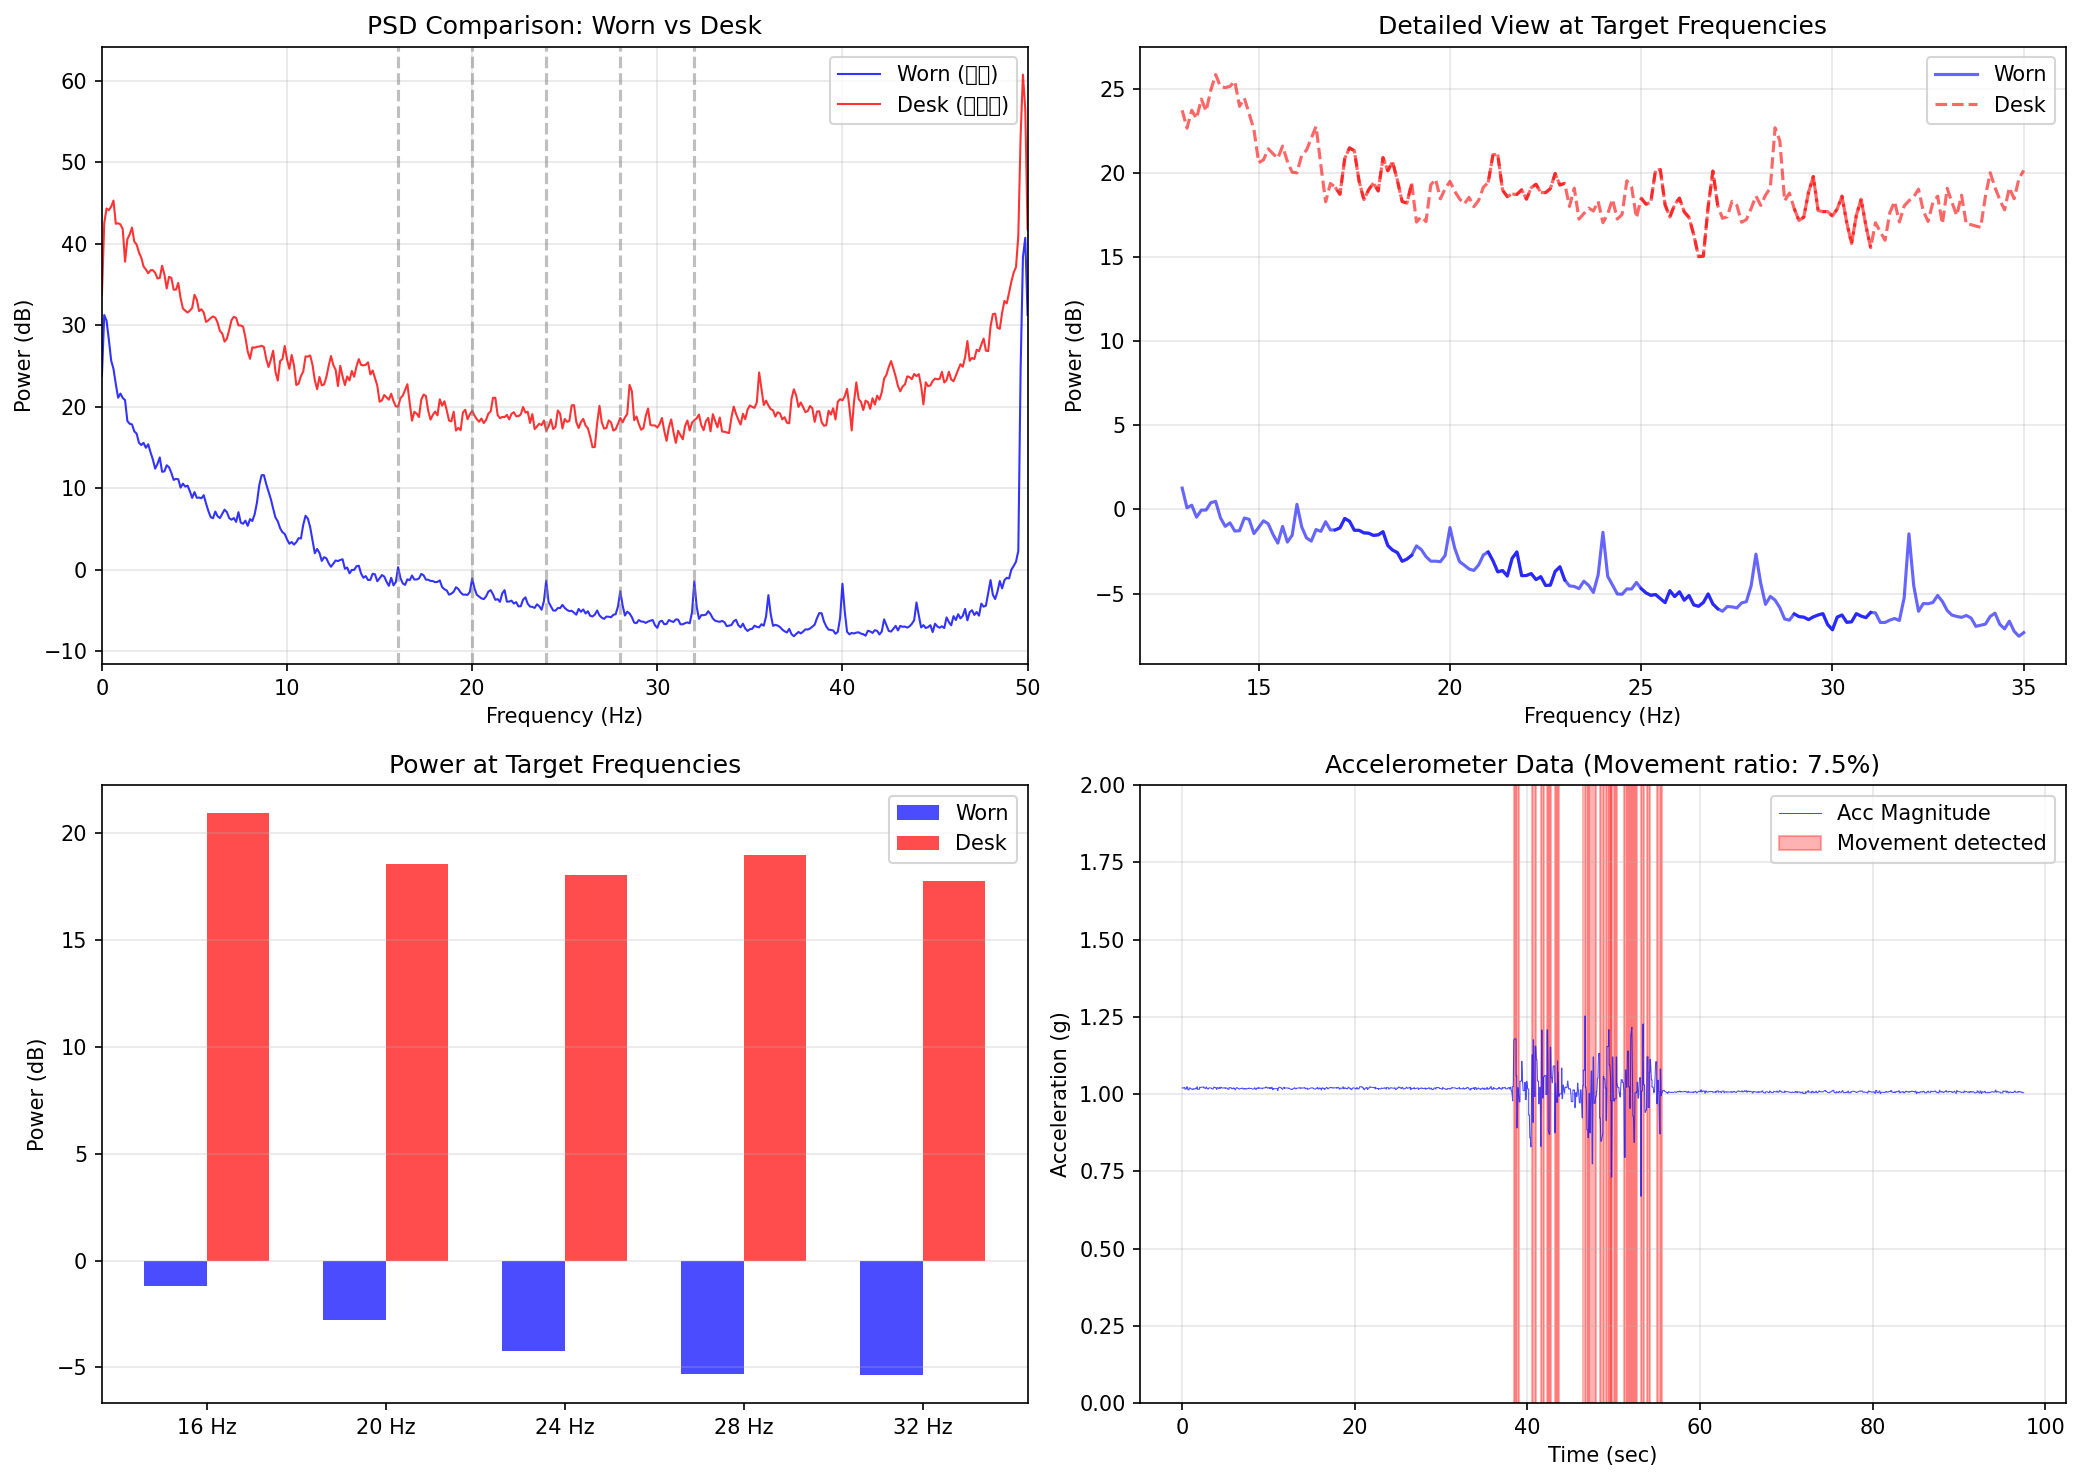

The Python source for this figure:
"""
Desk vs Worn Comparison Analysis

ヘッドバンドを机に置いた状態（非装着）と装着時のデータを比較し、
16, 20, 24, 28, 32 Hz のピークが機器由来かを判定

もし机置き状態でも同じピークが現れれば → 機器由来のアーチファクト
もし机置き状態では消失すれば → 脳波由来または接触関連
"""

import sys
sys.path.insert(0, '/home/tsu-nera/repo/satoru')

import numpy as np
import pandas as pd
import matplotlib.pyplot as plt
from pathlib import Path
from scipy.signal import welch
import warnings

warnings.filterwarnings('ignore')

from lib.loaders.mind_monitor import load_mind_monitor_csv
from lib.sensors.eeg import prepare_mne_raw, calculate_psd

# 出力ディレクトリ
OUTPUT_DIR = Path('/home/tsu-nera/repo/satoru/analysis/2025-12-08')
OUTPUT_DIR.mkdir(parents=True, exist_ok=True)

# データパス
WORN_DATA_PATH = '/home/tsu-nera/repo/satoru/data/mindMonitor_2025-12-08--07-38-33_3000223989795832513.csv'
DESK_DATA_PATH = '/home/tsu-nera/repo/satoru/data/mindMonitor_2025-12-08--08-30-18_8915321799368696312.csv'

# 対象ピーク周波数
TARGET_PEAKS = [16, 20, 24, 28, 32]


def load_desk_data(csv_path):
    """
    机置きデータを読み込む（HeadBandOnフィルタなし）
    """
    df = pd.read_csv(csv_path, low_memory=False)
    df['TimeStamp'] = pd.to_datetime(df['TimeStamp'])
    df['Time_sec'] = (df['TimeStamp'] - df['TimeStamp'].iloc[0]).dt.total_seconds()

    # 机置きなので HeadBandOn=0 のはず、フィルタなしで全データ使用
    return df


def prepare_raw_no_filter(df, sfreq=256.0):
    """
    フィルタなしでMNE RawArrayを作成（機器ノイズを保持）
    """
    import mne

    raw_cols = [c for c in df.columns if c.startswith('RAW_')]
    if not raw_cols:
        return None

    numeric = df[raw_cols].apply(pd.to_numeric, errors='coerce')
    numeric = numeric.interpolate(method='linear').ffill().bfill()

    ch_names = list(numeric.columns)
    ch_types = ['eeg'] * len(ch_names)
    info = mne.create_info(ch_names=ch_names, sfreq=sfreq, ch_types=ch_types)

    data = numeric.to_numpy().T * 1e-6
    raw = mne.io.RawArray(data, info, copy='auto', verbose=False)

    return raw


def analyze_accelerometer(df):
    """
    加速度センサーで持ち上げイベントを検出
    """
    acc_cols = ['Accelerometer_X', 'Accelerometer_Y', 'Accelerometer_Z']
    if not all(c in df.columns for c in acc_cols):
        return None

    acc_data = df[acc_cols].apply(pd.to_numeric, errors='coerce')

    # 加速度の大きさ
    acc_magnitude = np.sqrt(
        acc_data['Accelerometer_X']**2 +
        acc_data['Accelerometer_Y']**2 +
        acc_data['Accelerometer_Z']**2
    )

    # 静止時（机置き）は約1g、動きがあると変動
    acc_std_rolling = acc_magnitude.rolling(window=50).std()

    # 動きの閾値
    movement_threshold = 0.05
    is_moving = acc_std_rolling > movement_threshold

    return {
        'time': df['Time_sec'].values,
        'magnitude': acc_magnitude.values,
        'is_moving': is_moving.values,
        'movement_ratio': is_moving.sum() / len(is_moving) if len(is_moving) > 0 else 0
    }


def compare_psd_at_frequencies(psd_worn, psd_desk, target_freqs, tolerance=1.0):
    """
    装着時と机置き時のPSDを比較
    """
    results = []

    for target_freq in target_freqs:
        # 装着時
        mask_worn = np.abs(psd_worn['freqs'] - target_freq) < tolerance
        if mask_worn.any():
            worn_power = np.mean(psd_worn['psds'][:, mask_worn])
            worn_power_db = 10 * np.log10(worn_power + 1e-10)
        else:
            worn_power_db = np.nan

        # 机置き時
        mask_desk = np.abs(psd_desk['freqs'] - target_freq) < tolerance
        if mask_desk.any():
            desk_power = np.mean(psd_desk['psds'][:, mask_desk])
            desk_power_db = 10 * np.log10(desk_power + 1e-10)
        else:
            desk_power_db = np.nan

        # 差分
        power_diff = worn_power_db - desk_power_db if not (np.isnan(worn_power_db) or np.isnan(desk_power_db)) else np.nan

        results.append({
            'frequency': target_freq,
            'worn_power_db': worn_power_db,
            'desk_power_db': desk_power_db,
            'power_diff_db': power_diff,
        })

    return results


def plot_comparison(psd_worn, psd_desk, acc_data, target_freqs, output_path):
    """比較プロットを生成"""
    fig, axes = plt.subplots(2, 2, figsize=(14, 10))

    # 1. PSD比較（全体）
    ax1 = axes[0, 0]
    freqs_worn = psd_worn['freqs']
    psd_avg_worn = np.mean(psd_worn['psds'], axis=0)
    psd_db_worn = 10 * np.log10(psd_avg_worn + 1e-10)

    freqs_desk = psd_desk['freqs']
    psd_avg_desk = np.mean(psd_desk['psds'], axis=0)
    psd_db_desk = 10 * np.log10(psd_avg_desk + 1e-10)

    ax1.plot(freqs_worn, psd_db_worn, 'b-', linewidth=1, label='Worn (装着)', alpha=0.8)
    ax1.plot(freqs_desk, psd_db_desk, 'r-', linewidth=1, label='Desk (机置き)', alpha=0.8)

    for freq in target_freqs:
        ax1.axvline(freq, color='gray', linestyle='--', alpha=0.5)

    ax1.set_xlabel('Frequency (Hz)')
    ax1.set_ylabel('Power (dB)')
    ax1.set_title('PSD Comparison: Worn vs Desk')
    ax1.set_xlim(0, 50)
    ax1.legend()
    ax1.grid(True, alpha=0.3)

    # 2. ターゲット周波数付近の詳細比較
    ax2 = axes[0, 1]
    for target_freq in target_freqs:
        mask_worn = (freqs_worn >= target_freq - 3) & (freqs_worn <= target_freq + 3)
        mask_desk = (freqs_desk >= target_freq - 3) & (freqs_desk <= target_freq + 3)

        if mask_worn.any():
            ax2.plot(freqs_worn[mask_worn], psd_db_worn[mask_worn], 'b-',
                    alpha=0.6, label=f'{target_freq}Hz Worn' if target_freq == 16 else '')
        if mask_desk.any():
            ax2.plot(freqs_desk[mask_desk], psd_db_desk[mask_desk], 'r--',
                    alpha=0.6, label=f'{target_freq}Hz Desk' if target_freq == 16 else '')

    ax2.set_xlabel('Frequency (Hz)')
    ax2.set_ylabel('Power (dB)')
    ax2.set_title('Detailed View at Target Frequencies')
    ax2.legend(['Worn', 'Desk'])
    ax2.grid(True, alpha=0.3)

    # 3. パワー差分バーチャート
    ax3 = axes[1, 0]
    comparison = compare_psd_at_frequencies(psd_worn, psd_desk, target_freqs)
    freqs_plot = [r['frequency'] for r in comparison]
    worn_powers = [r['worn_power_db'] for r in comparison]
    desk_powers = [r['desk_power_db'] for r in comparison]

    x = np.arange(len(freqs_plot))
    width = 0.35

    ax3.bar(x - width/2, worn_powers, width, label='Worn', color='blue', alpha=0.7)
    ax3.bar(x + width/2, desk_powers, width, label='Desk', color='red', alpha=0.7)
    ax3.set_xticks(x)
    ax3.set_xticklabels([f'{f} Hz' for f in freqs_plot])
    ax3.set_ylabel('Power (dB)')
    ax3.set_title('Power at Target Frequencies')
    ax3.legend()
    ax3.grid(True, alpha=0.3, axis='y')

    # 4. 加速度データ（持ち上げイベント検出）
    ax4 = axes[1, 1]
    if acc_data is not None:
        time = acc_data['time']
        magnitude = acc_data['magnitude']
        is_moving = acc_data['is_moving']

        ax4.plot(time, magnitude, 'b-', linewidth=0.5, alpha=0.7, label='Acc Magnitude')

        # 動いている区間をハイライト
        moving_regions = np.where(is_moving)[0]
        if len(moving_regions) > 0:
            ax4.fill_between(time, 0, 2, where=is_moving,
                           color='red', alpha=0.3, label='Movement detected')

        ax4.set_xlabel('Time (sec)')
        ax4.set_ylabel('Acceleration (g)')
        ax4.set_title(f'Accelerometer Data (Movement ratio: {acc_data["movement_ratio"]:.1%})')
        ax4.legend()
        ax4.grid(True, alpha=0.3)
        ax4.set_ylim(0, 2)
    else:
        ax4.text(0.5, 0.5, 'No accelerometer data', ha='center', va='center')
        ax4.set_title('Accelerometer Data')

    plt.tight_layout()
    plt.savefig(output_path, dpi=150, bbox_inches='tight')
    plt.close()

    return output_path


def generate_comparison_report(comparison, acc_data, output_path):
    """比較レポートを生成"""
    with open(output_path, 'w', encoding='utf-8') as f:
        f.write("# Desk vs Worn Comparison Report\n\n")
        f.write("## 実験概要\n")
        f.write("- **目的**: 16, 20, 24, 28, 32 Hz のピークが機器由来かを判定\n")
        f.write("- **方法**: ヘッドバンドを装着状態と机置き状態で比較\n")
        f.write("- **判定基準**: 机置きでもピークが存在すれば機器由来\n\n")

        f.write("## 加速度センサー分析\n")
        if acc_data is not None:
            f.write(f"- 動き検出率: {acc_data['movement_ratio']:.1%}\n")
            f.write(f"- 平均加速度: {np.nanmean(acc_data['magnitude']):.3f} g\n")
            f.write("- 持ち上げイベントが検出されています\n\n")
        else:
            f.write("- 加速度データなし\n\n")

        f.write("## パワー比較結果\n")
        f.write("| 周波数 (Hz) | 装着時 (dB) | 机置き (dB) | 差分 (dB) | 判定 |\n")
        f.write("|------------|------------|------------|----------|------|\n")

        artifact_count = 0
        brain_count = 0

        for r in comparison:
            worn = r['worn_power_db']
            desk = r['desk_power_db']
            diff = r['power_diff_db']

            # 判定ロジック:
            # 机置きでもパワーが高い（差が小さい）→ 機器由来
            # 装着時のみパワーが高い（差が大きい）→ 脳波/接触由来
            if not np.isnan(diff):
                if abs(diff) < 5:  # 5dB未満の差
                    judgment = "機器由来"
                    artifact_count += 1
                elif diff > 10:  # 装着時が10dB以上高い
                    judgment = "脳波/接触由来"
                    brain_count += 1
                else:
                    judgment = "不明確"
            else:
                judgment = "データなし"

            worn_str = f"{worn:.1f}" if not np.isnan(worn) else "N/A"
            desk_str = f"{desk:.1f}" if not np.isnan(desk) else "N/A"
            diff_str = f"{diff:.1f}" if not np.isnan(diff) else "N/A"

            f.write(f"| {r['frequency']} | {worn_str} | {desk_str} | {diff_str} | {judgment} |\n")

        f.write("\n")

        # 総合判定
        f.write("## 総合判定\n\n")

        if artifact_count > brain_count:
            f.write("### 結論: **機器由来のアーチファクト**\n\n")
            f.write("ヘッドバンドを装着していない机置き状態でも同様のピークが観測されたため、\n")
            f.write("これらのピークは**機器内部で発生しているノイズ**であると判定されます。\n\n")
            f.write("#### 原因の可能性\n")
            f.write("1. **ADC/DACのクロックノイズ**: 内部デジタル回路のスイッチングノイズ\n")
            f.write("2. **電源レギュレータノイズ**: DC-DCコンバータの動作周波数\n")
            f.write("3. **Bluetoothモジュール**: 無線通信の干渉\n")
            f.write("4. **水晶発振器の高調波**: 内部クロックの漏れ\n\n")
            f.write("#### 対策\n")
            f.write("- これらの周波数帯の分析結果は慎重に解釈する必要があります\n")
            f.write("- ノッチフィルタで除去することを検討\n")
            f.write("- Beta帯（13-30Hz）の分析では、この影響を考慮する\n")
        elif brain_count > artifact_count:
            f.write("### 結論: **脳波/接触由来の可能性**\n\n")
            f.write("装着時にのみパワーが高く、机置きでは低下しているため、\n")
            f.write("これらのピークは接触や生体信号に関連している可能性があります。\n")
        else:
            f.write("### 結論: **判定困難**\n\n")
            f.write("装着状態と机置き状態で混在した結果が得られました。\n")
            f.write("追加の分析が必要です。\n")

    return output_path


def main():
    print("=" * 60)
    print("Desk vs Worn Comparison Analysis")
    print("=" * 60)

    # 装着時データのロード
    print("\n[1] Loading worn data...")
    df_worn = load_mind_monitor_csv(WORN_DATA_PATH, warmup_seconds=60)
    print(f"    Loaded {len(df_worn)} records (worn)")

    # 机置きデータのロード
    print("\n[2] Loading desk data...")
    df_desk = load_desk_data(DESK_DATA_PATH)
    print(f"    Loaded {len(df_desk)} records (desk)")

    # HeadBandOn状態を確認
    headband_on_count = (df_desk['HeadBandOn'] == 1).sum()
    headband_off_count = (df_desk['HeadBandOn'] == 0).sum()
    print(f"    HeadBandOn=1: {headband_on_count}, HeadBandOn=0: {headband_off_count}")

    # 加速度センサー分析
    print("\n[3] Analyzing accelerometer data...")
    acc_data = analyze_accelerometer(df_desk)
    if acc_data is not None:
        print(f"    Movement detected: {acc_data['movement_ratio']:.1%} of time")

    # MNE Raw作成（フィルタなし）
    print("\n[4] Preparing MNE raw data...")
    raw_worn = prepare_raw_no_filter(df_worn)
    raw_desk = prepare_raw_no_filter(df_desk)

    if raw_worn is None or raw_desk is None:
        print("ERROR: Could not prepare raw data")
        return

    print(f"    Worn: {raw_worn.n_times} samples")
    print(f"    Desk: {raw_desk.n_times} samples")

    # PSD計算
    print("\n[5] Calculating PSD...")
    psd_worn = calculate_psd(raw_worn)
    psd_desk = calculate_psd(raw_desk)

    # 比較分析
    print("\n[6] Comparing power at target frequencies...")
    comparison = compare_psd_at_frequencies(psd_worn, psd_desk, TARGET_PEAKS)

    for r in comparison:
        print(f"    {r['frequency']} Hz: Worn={r['worn_power_db']:.1f}dB, "
              f"Desk={r['desk_power_db']:.1f}dB, Diff={r['power_diff_db']:.1f}dB")

    # プロット生成
    print("\n[7] Generating plots...")
    plot_path = OUTPUT_DIR / 'desk_vs_worn_comparison.png'
    plot_comparison(psd_worn, psd_desk, acc_data, TARGET_PEAKS, plot_path)
    print(f"    Plot saved: {plot_path}")

    # レポート生成
    print("\n[8] Generating report...")
    report_path = OUTPUT_DIR / 'desk_vs_worn_comparison_report.md'
    generate_comparison_report(comparison, acc_data, report_path)
    print(f"    Report saved: {report_path}")

    print("\n" + "=" * 60)
    print("Analysis complete!")
    print("=" * 60)

    return comparison


if __name__ == '__main__':
    results = main()
